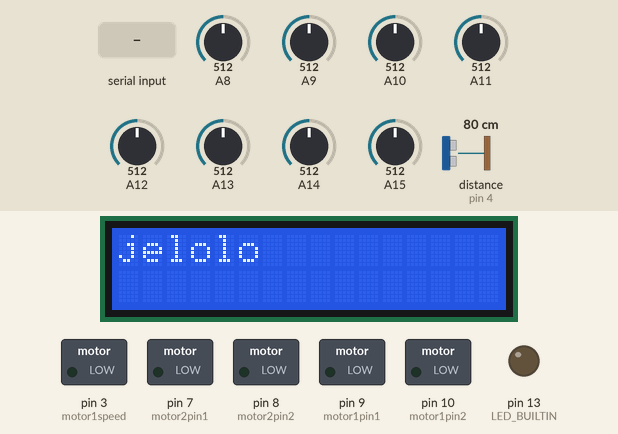
A sketch run on a simulated Arduino Mega 2560, built with avr-gcc and run on an emulated ATmega2560. Shown: 16×2 character LCD, switched loads named in the sketch (green lamp = pin HIGH), output pins drawn as LEDs (lit = HIGH). The inputs (shaded band) are chosen by the test bench; at power-on: distance to the obstacle (sensor on pin 4) 80 cm, A8 = 512, A9 = 512, A10 = 512, A11 = 512, A12 = 512, A13 = 512, A14 = 512, A15 = 512. The echo pulse lasts 58.3 µs per cm; pins used as bus, display or sensor lines are not drawn; what the sketch prints to the serial monitor is not drawn.

Above: at 12.7 s.
12.8 s: "1" received over the second serial link
At 13.7 s:
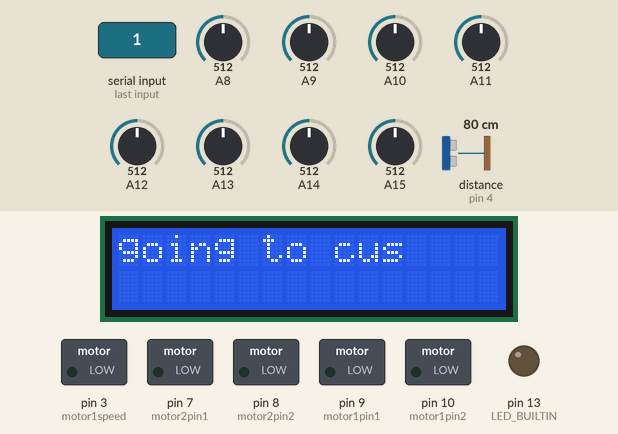
15.8 s: distance to the obstacle (sensor on pin 4) set to 10 cm
At 16.86 s:
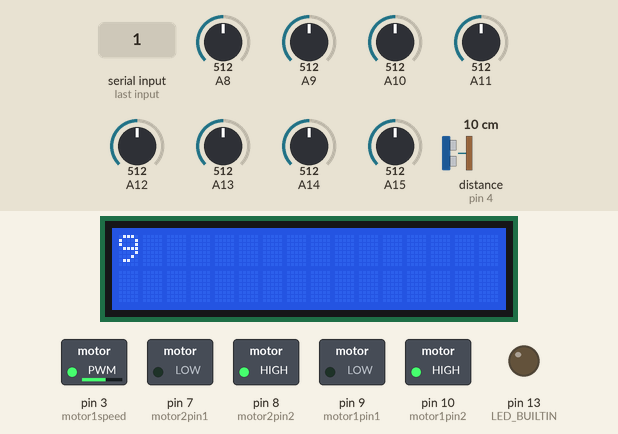
18.3 s: distance to the obstacle (sensor on pin 4) set to 7 cm
At 19.3 s:
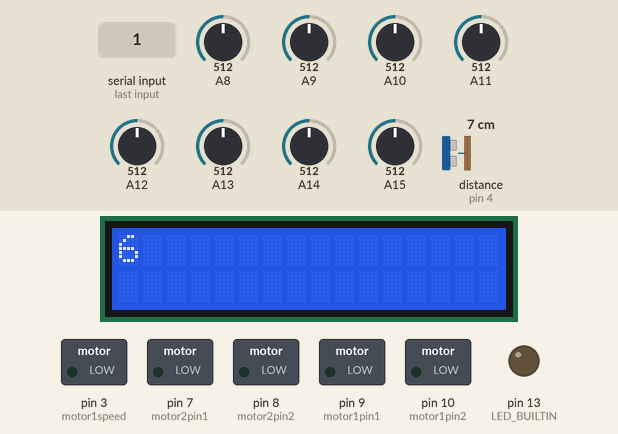
Timing chart, 0 to 21.3 s (numbered marks = the images above; inputs shaded):
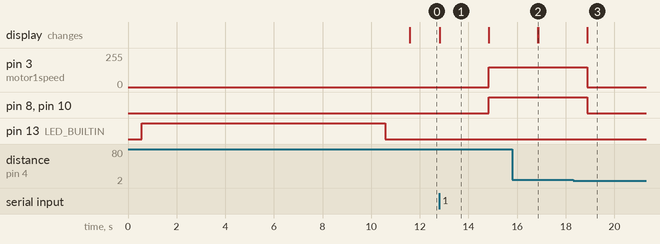

Measured:
- the behaviour switches between 9 and 8 cm on distance to the obstacle (sensor on pin 4) (found by bisection; images 2 and 3)
- after the input at 12.8 s, pin 3 (motor1speed): 0/255 → 150/255 after 2.0 s; pin 8 (motor2pin2), pin 10 (motor1pin2): LOW → HIGH after 2.0 s; the display: changes at once (image 1)
- after the input at 15.8 s, the display: changes after 1.1 s (image 2)
- after the input at 18.3 s, pin 3 (motor1speed): 150/255 → 0/255 after 0.58 s; pin 8 (motor2pin2), pin 10 (motor1pin2): HIGH → LOW after 0.58 s; the display: changes after 0.58 s (image 3)
- what the display in image 1 shows lasts 2.0 s, from 12.8 s to 14.8 s

The sketch:

newnew.ino
```cpp
#include <Arduino.h>
#include <SoftwareSerial.h>
#include <Wire.h>
#include <LiquidCrystal_I2C.h>
#include <QTRSensors.h>


#include <Keypad.h>

#define counter_trigpin 31
#define counter_echopin 33

#define table_trigpin 5
#define table_echopin 4

const int bluetoothTx = 12; // HC-05 TX pin connected to Arduino digital pin 2
const int bluetoothRx = 11; // HC-05 RX pin connected to Arduino digital pin 3
int line_Sensor1 = 24;
int line_Sensor2 = 22;
int motor1speed = 3;
int motor2speed = 2;
int motor1pin1 = 9;
int motor1pin2 = 10;
int motor2pin1 = 7;
int motor2pin2 = 8;

const byte ROWS = 4; // four rows
const byte COLS = 3; // three columns
char key;

int Color_State = 0;
int Hamount = 0; // amount of hamburger's
int Pamount = 0; // amount of pizza's

long table_distance = 20;
long counter_distance =10;
int Turnning_state =0;
int state = 0;
const int Waiting_For_order = 0;
const int Going_To_costumer = 1;
const int Getting_order = 2;
const int going_to_counter = 3;
const int Getting_food = 4;

const int Hamburger = 1;
const int Pizza = 2;

const int Red_Color = 1;
const int Blue_Color = 2;


const int Left = 1;
const int Right = 2;
QTRSensors qtr;

const uint8_t SensorCount = 8;
uint16_t sensorValues[SensorCount];
int blue_state = 0; // bluetooth state

SoftwareSerial bluetooth(bluetoothTx, bluetoothRx);
LiquidCrystal_I2C lcd(0x27, 16, 2);

char keys[ROWS][COLS] = {
    {'1', '2', '3'},
    {'4', '5', '6'},
    {'7', '8', '9'},
    {'*', '0', '#'}};

byte rowPins[ROWS] = {38, 36, 34, 32}; // connect to the row pinouts of the keypad
byte colPins[COLS] = {30, 28, 26};     // connect to the column pinouts of the keypad

// Create an object of keypad
Keypad keypad = Keypad(makeKeymap(keys), rowPins, colPins, ROWS, COLS);

void motorForward();
void motorRight();
void motorLeft();
void motorStop();
void motorBackward();
void Print_Lcd_Message(char *line1, char *line2, int delay1);
void Intro();
void OrderConfirmation();
void deletingOrder();
void BringingOrder();

void Getting_Order();

void setup()
{
  Serial.begin(9600);
  lcd.init();
  lcd.backlight();

  pinMode(motor1speed, OUTPUT);
  pinMode(motor2speed, OUTPUT);
  pinMode(motor1pin1, OUTPUT);
  pinMode(motor1pin2, OUTPUT);
  pinMode(motor2pin1, OUTPUT);
  pinMode(motor2pin2, OUTPUT);

 // configure the sensors
  qtr.setTypeAnalog();
  qtr.setSensorPins((const uint8_t[]){A8, A9, A10, A11, A12, A13, A14, A15}, SensorCount);
  qtr.setEmitterPin(2);

  delay(500);
  pinMode(LED_BUILTIN, OUTPUT);
  digitalWrite(LED_BUILTIN, HIGH); // turn on Arduino's LED to indicate we are in calibration mode

  // analogRead() takes about 0.1 ms on an AVR.
  // 0.1 ms per sensor * 4 samples per sensor read (default) * 6 sensors
  // * 10 reads per calibrate() call = ~24 ms per calibrate() call.
  // Call calibrate() 400 times to make calibration take about 10 seconds.
  for (uint16_t i = 0; i < 400; i++)
  {
    qtr.calibrate();
  }
  digitalWrite(LED_BUILTIN, LOW); // turn off Arduino's LED to indicate we are through with calibration

  // print the calibration minimum values measured when emitters were on
  Serial.begin(9600);
  for (uint8_t i = 0; i < SensorCount; i++)
  {
    Serial.print(qtr.calibrationOn.minimum[i]);
    Serial.print(' ');
  }
  Serial.println();

  // print the calibration maximum values measured when emitters were on
  for (uint8_t i = 0; i < SensorCount; i++)
  {
    Serial.print(qtr.calibrationOn.maximum[i]);
    Serial.print(' ');
  }
  Serial.println();
  Serial.println();
  delay(1000);

  // Initialize Serial communication
  Serial.begin(38400);
  bluetooth.begin(38400);

  // Initialize ultrasonic sensor pins
  pinMode(table_trigpin, OUTPUT);
  pinMode(table_echopin, INPUT);
}

long prevTime = 0;
void loop()
{
  /*
  if (prevTime > 0)
  {
    Serial.print(millis() - prevTime)
        prevTime =
  }
*/
  switch (state)
  {
  case Waiting_For_order:
    lcd.clear();
    lcd.print("jelolo");
    Waiting_For_Order();
    break;

  case Going_To_costumer:
    lcd.clear();
    lcd.print("going to cus");
    delay(2000);
    digitalWrite(table_trigpin, LOW);
  delayMicroseconds(2);
  digitalWrite(table_trigpin, HIGH);
  delayMicroseconds(10);
  digitalWrite(table_trigpin, LOW);
  long table_duration = pulseIn(table_echopin, HIGH);
  // Calculate distance in cm
  table_distance = table_duration * 0.034 / 2;
    lcd.clear();
    lcd.print(table_distance);

    Going_To_Costumer();
    break;

  case Getting_order:
      lcd.clear();
    lcd.print("going to the order");
    delay(2000);
    lcd.clear();
    lcd.print(state);

    Getting_Order();
    break;

  case going_to_counter:
    digitalWrite(counter_trigpin, LOW);
  delayMicroseconds(2);
  digitalWrite(counter_trigpin, HIGH);
  delayMicroseconds(10);
  digitalWrite(counter_trigpin, LOW);
  long counter_duration = pulseIn(counter_echopin, HIGH);
  // Calculate distance in cm
  long counter_distance = counter_duration * 0.034 / 2;
    lcd.clear();
    lcd.print(counter_distance);

    Going_To_Counter();
    break;
  }
}
void Waiting_For_Order()
{
  motorStop();
  if (bluetooth.available() > 0)
  {
    blue_state = bluetooth.read();
    Serial.print("state=");
    Serial.println(state);
  }
  else
  {
    state = 0; // Reset state if no new data is available
  }

  if (blue_state == '1')
  {
    state = Going_To_costumer;
  }
}
void Going_To_Costumer()
{

  uint16_t position = qtr.readLineBlack(sensorValues);

  // Control the direction of the robot based on sensor readings
  bool onLine = (sensorValues[2] >= 500 && sensorValues[3] >= 500 && sensorValues[4] >= 500 && sensorValues[5] >= 500) ||
                (sensorValues[3] >= 500 && sensorValues[4] >= 500 && sensorValues[5] >= 500);

  bool leftBlack = (sensorValues[0] >= 500 || sensorValues[1] >= 500 || sensorValues[2] >= 500);
  bool rightBlack = (sensorValues[5] >= 500 || sensorValues[6] >= 500 || sensorValues[7] >= 500);

  if (table_distance < 8)
  {
    motorStop();
    state = Getting_order;
    Serial.println("Obstacle detected, stopping");
  }
  else
  {
    if (onLine) {
    Serial.println("Moving forward");
    motorForward();
  } else {
    if (leftBlack && !rightBlack) {
      Serial.println("Turning right");
      motorRight();
      Turnning_state =Right;

    } else if (!leftBlack && rightBlack) {
      Serial.println("Turning left");
      motorLeft();
      Turnning_state =Left;
    } else if (leftBlack && rightBlack) {
      // If both sides see black, it could indicate a split or error. Consider U-turn or stop.
      Serial.println("Line split or lost");
      motorStop(); // or another appropriate action
    } else {
      if(Turnning_state ==Left){
        motorLeft();
      }
      if(Turnning_state ==Right){
        motorRight();
      }
    }
  }
  }
}
void Print_Lcd_Message(char *line1, char *line2, int delay1)
{
  lcd.clear();
  lcd.setCursor(0, 0);
  lcd.print(line1);
  lcd.setCursor(0, 1);
  lcd.print(line2);
  delay(delay1);
}

void deletingOrder()
{
  if (key == '*')
  {
    Print_Lcd_Message("deleting the", "order", 0);
    Hamount = 0;
    Pamount = 0;
  }
}

void BringingOrder()
{
  if (key == '#')
  {
    Print_Lcd_Message("bringing the ", "order", 0);
    state = going_to_counter;
  }
}

void Intro()
{
  Print_Lcd_Message("welcome to our ", "restaurant", 1500);
  Print_Lcd_Message("Exclusive dining", "1 dish per table.", 3000);
  Print_Lcd_Message("1 for hamburger", "2 for pizza", 3000);
}
void Getting_Order()
{
  delay(500);
  Intro();
  key = keypad.waitForKey(); // Read the key
  delay(350);
  // Print if key pressed
  if (key)
  {
    if (key == '1')
    {
      Print_Lcd_Message("you Chose 1 Hamburger. Confirm: #,Deny: *", "", 0);
      for (int i = 0; i < 28; ++i)
      {
        delay(350);
        lcd.scrollDisplayLeft();
      }
      key = keypad.waitForKey();

      if (key == '*')
      {
        Print_Lcd_Message("Hamburger order declined", "", 0);
        Hamount = 0;
        for (int i = 0; i < 20; ++i)
        {
          delay(350);
          lcd.scrollDisplayLeft();
        }
      }

      if (key == '#')
      { // have accepted the order of
        Hamount = 1;
        Pamount = 0;
        Print_Lcd_Message("confirm the  :", "order of 1", 2500);
        Print_Lcd_Message("hamburger with #", " or deny with *", 0);
        key = keypad.waitForKey();
        BringingOrder();
        deletingOrder();
      }
    }

    if (key == '2')
    { // if you chose pizza
      Print_Lcd_Message(" you Chose 1 pizza. Confirm: #,Deny: *", "", 0);
      for (int i = 0; i < 28; ++i)
      {
        delay(350);
        lcd.scrollDisplayLeft();
      }
      key = keypad.waitForKey();

      if (key == '*')
      {
        Hamount = 0;
        Pamount = 0;
        Print_Lcd_Message("pizza order declined", "", 0);
        for (int i = 0; i < 20; ++i)
        {
          delay(350);
          lcd.scrollDisplayLeft();
        }
      }

      if (key == '#')
      { // have accepted the order of
        Pamount = 1;
        Hamount = 0;
        Print_Lcd_Message("confirm the", "order of 1 ", 0);
        delay(2500);
        Print_Lcd_Message("pizza with #", " or deny with *", 0);
        BringingOrder();
        deletingOrder();
        // Your main code after the order confirmation goes here
      }
    }
  }
}
void Going_To_Counter()
{
  uint16_t position = qtr.readLineBlack(sensorValues);

  // Control the direction of the robot based on sensor readings
  bool onLine = (sensorValues[2] >= 500 && sensorValues[3] >= 500 && sensorValues[4] >= 500 && sensorValues[5] >= 500) ||
                (sensorValues[3] >= 500 && sensorValues[4] >= 500 && sensorValues[5] >= 500);

  bool leftBlack = (sensorValues[0] >= 500 || sensorValues[1] >= 500 || sensorValues[2] >= 500);
  bool rightBlack = (sensorValues[5] >= 500 || sensorValues[6] >= 500 || sensorValues[7] >= 500);

  if (counter_distance < 15)
  {
    motorStop();
    state = Getting_food;
    Serial.println("Obstacle detected, stopping");
  }
  else
  {
    if (onLine) {
    Serial.println("Moving forward");
    motorForward();
  } else {
    if (leftBlack && !rightBlack) {
      Serial.println("Turning right");
      motorRight();
      Turnning_state =Right;

    } else if (!leftBlack && rightBlack) {
      Serial.println("Turning left");
      motorLeft();
      Turnning_state =Left;
    } else if (leftBlack && rightBlack) {
      // If both sides see black, it could indicate a split or error. Consider U-turn or stop.
      Serial.println("Line split or lost");
      motorStop(); // or another appropriate action
    } else {
      if(Turnning_state ==Left){
        motorLeft();
      }
      if(Turnning_state ==Right){
        motorRight();
      }
    }
  }
  }
}

void motorForward()
{
  digitalWrite(motor1pin2, HIGH);
  digitalWrite(motor2pin2, HIGH);
  analogWrite(motor1speed, 150);
  digitalWrite(motor1pin1, LOW);
  analogWrite(motor2speed, 150);
  digitalWrite(motor2pin1, LOW);
}

void motorRight()
{
  digitalWrite(motor1pin2, HIGH);
  digitalWrite(motor2pin2, LOW);
  analogWrite(motor1speed, 200);
  digitalWrite(motor1pin1, LOW);
  analogWrite(motor2speed, 150);
  digitalWrite(motor2pin1, LOW);
}

void motorLeft()
{
  digitalWrite(motor1pin2, LOW);
  digitalWrite(motor2pin2, HIGH);
  analogWrite(motor1speed, 150);
  digitalWrite(motor1pin1, LOW);
  analogWrite(motor2speed, 200);
  digitalWrite(motor2pin1, LOW);
}

void motorStop()
{
  digitalWrite(motor1pin1, LOW);
  digitalWrite(motor2pin2, LOW);
  analogWrite(motor1speed, 0);
  digitalWrite(motor1pin2, LOW);
  analogWrite(motor2speed, 0);
  digitalWrite(motor2pin1, LOW);
}

void motorBackward()
{
  digitalWrite(motor1pin2, LOW);
  digitalWrite(motor2pin2, LOW);
  analogWrite(motor1speed, 150);
  digitalWrite(motor1pin1, HIGH);
  analogWrite(motor2speed, 150);
  digitalWrite(motor2pin1, HIGH);
}
long getDistance_table()
{
  digitalWrite(table_trigpin, LOW);
  delayMicroseconds(2);
  digitalWrite(table_trigpin, HIGH);
  delayMicroseconds(10);
  digitalWrite(table_trigpin, LOW);
  long table_duration = pulseIn(table_echopin, HIGH);
  // Calculate distance in cm
  table_distance = table_duration * 0.034 / 2;
  return table_distance;
}
long getDistance_counter()
{
  digitalWrite(counter_trigpin, LOW);
  delayMicroseconds(2);
  digitalWrite(counter_trigpin, HIGH);
  delayMicroseconds(10);
  digitalWrite(counter_trigpin, LOW);
  long counter_duration = pulseIn(counter_echopin, HIGH);
  // Calculate distance in cm
  long counter_distance = counter_duration * 0.034 / 2;
  return counter_distance;
}
```
